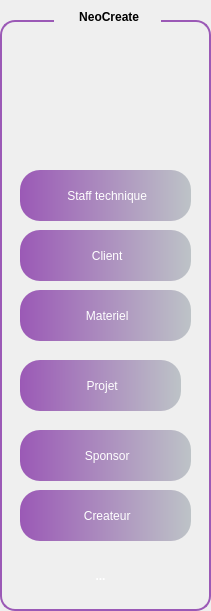
   <widget class="QGroupBox" name="groupBox">
    <property name="geometry">
     <rect>
      <x>10</x>
      <y>10</y>
      <width>211</width>
      <height>611</height>
     </rect>
    </property>
    <property name="styleSheet">
     <string notr="true">QGroupBox {
    border: 2px solid #9B59B6;
    border-radius: 15px;
    margin-top: 20px;
    background: qlineargradient(spread:pad,
                                x1:0, y1:0,
                                x2:1, y2:0,
                                stop:0 #9B59B6,
                                stop:1 #BDC3C7);
    color: white;
    font-weight: bold;
    padding: 15px;
}

QGroupBox::title {
    subcontrol-origin: margin;
    subcontrol-position: top centre; 
    padding: 10px 20px; 
    border-radius: 15px; 
    background: qlineargradient(spread:pad,
                                x1:0, y1:0,
                                x2:1, y2:0,
                                stop:0 #9B59B6,
                                stop:1 #BDC3C7);
    color: black; 
    font-size: 20px; 
    font-weight: bold;

}</string>
    </property>
    <property name="title">
     <string> NeoCreate</string>
    </property>
    <widget class="QToolButton" name="toolButton">
     <property name="geometry">
      <rect>
       <x>20</x>
       <y>170</y>
       <width>171</width>
       <height>51</height>
      </rect>
     </property>
     <property name="styleSheet">
      <string notr="true">QToolButton { border: none; border-radius: 20px; color: white; padding: 1px; background: qlineargradient(spread:pad, x1:0, y1:0, x2:1, y2:0, stop:0 #9B59B6, stop:1 #BDC3C7); } QToolButton:hover { background: qlineargradient(spread:pad, x1:0, y1:0, x2:1, y2:0, stop:0 #BDC3C7, stop:1 #F8C8DC);}</string>
     </property>
     <property name="text">
      <string> Staff technique</string>
     </property>
    </widget>
    <widget class="QToolButton" name="toolButton_2">
     <property name="geometry">
      <rect>
       <x>20</x>
       <y>430</y>
       <width>171</width>
       <height>51</height>
      </rect>
     </property>
     <property name="styleSheet">
      <string notr="true">QToolButton { border: none; border-radius: 20px; color: white; padding: 1px; background: qlineargradient(spread:pad, x1:0, y1:0, x2:1, y2:0, stop:0 #9B59B6, stop:1 #BDC3C7); } QToolButton:hover { background: qlineargradient(spread:pad, x1:0, y1:0, x2:1, y2:0, stop:0 #BDC3C7, stop:1 #F8C8DC);}</string>
     </property>
     <property name="text">
      <string> Sponsor</string>
     </property>
    </widget>
    <widget class="QToolButton" name="toolButton_3">
     <property name="geometry">
      <rect>
       <x>20</x>
       <y>360</y>
       <width>161</width>
       <height>51</height>
      </rect>
     </property>
     <property name="styleSheet">
      <string notr="true">QToolButton { border: none; border-radius: 20px; color: white; padding: 1px; background: qlineargradient(spread:pad, x1:0, y1:0, x2:1, y2:0, stop:0 #9B59B6, stop:1 #BDC3C7); } QToolButton:hover { background: qlineargradient(spread:pad, x1:0, y1:0, x2:1, y2:0, stop:0 #BDC3C7, stop:1 #F8C8DC);}</string>
     </property>
     <property name="text">
      <string> Projet</string>
     </property>
    </widget>
    <widget class="QToolButton" name="toolButton_4">
     <property name="geometry">
      <rect>
       <x>20</x>
       <y>290</y>
       <width>171</width>
       <height>51</height>
      </rect>
     </property>
     <property name="styleSheet">
      <string notr="true">QToolButton { border: none; border-radius: 20px; color: white; padding: 1px; background: qlineargradient(spread:pad, x1:0, y1:0, x2:1, y2:0, stop:0 #9B59B6, stop:1 #BDC3C7); } QToolButton:hover { background: qlineargradient(spread:pad, x1:0, y1:0, x2:1, y2:0, stop:0 #BDC3C7, stop:1 #F8C8DC);}</string>
     </property>
     <property name="text">
      <string> Materiel</string>
     </property>
    </widget>
    <widget class="QToolButton" name="toolButton_5">
     <property name="geometry">
      <rect>
       <x>20</x>
       <y>230</y>
       <width>171</width>
       <height>51</height>
      </rect>
     </property>
     <property name="styleSheet">
      <string notr="true">QToolButton { border: none; border-radius: 20px; color: white; padding: 1px; background: qlineargradient(spread:pad, x1:0, y1:0, x2:1, y2:0, stop:0 #9B59B6, stop:1 #BDC3C7); } QToolButton:hover { background: qlineargradient(spread:pad, x1:0, y1:0, x2:1, y2:0, stop:0 #BDC3C7, stop:1 #F8C8DC);}</string>
     </property>
     <property name="text">
      <string> Client</string>
     </property>
    </widget>
    <widget class="QToolButton" name="toolButton_6">
     <property name="geometry">
      <rect>
       <x>20</x>
       <y>490</y>
       <width>171</width>
       <height>51</height>
      </rect>
     </property>
     <property name="styleSheet">
      <string notr="true">QToolButton { border: none; border-radius: 20px; color: white; padding: 1px; background: qlineargradient(spread:pad, x1:0, y1:0, x2:1, y2:0, stop:0 #9B59B6, stop:1 #BDC3C7); } QToolButton:hover { background: qlineargradient(spread:pad, x1:0, y1:0, x2:1, y2:0, stop:0 #BDC3C7, stop:1 #F8C8DC);}</string>
     </property>
     <property name="text">
      <string> Createur</string>
     </property>
    </widget>
    <widget class="QToolButton" name="toolButton_11">
     <property name="geometry">
      <rect>
       <x>70</x>
       <y>550</y>
       <width>61</width>
       <height>51</height>
      </rect>
     </property>
     <property name="styleSheet">
      <string notr="true">QToolButton {
	font: 10pt &quot;Segoe UI&quot;;
    border: none;
    border-radius: 20px;
    color: white;
    padding: 5px;
    background: qlineargradient(spread:pad,
                                x1:0, y1:0,
                                x2:1, y2:0,
                                stop:0 #F8C8DC,
                                stop:1 #BDC3C7);
    font-weight: bold;
}

QToolButton:hover {
    background: qlineargradient(spread:pad,
                                x1:0, y1:0,
                                x2:1, y2:0,
                                stop:0 #BDC3C7,
                                stop:1 #F8C8DC);
    color: black;
}
</string>
     </property>
     <property name="text">
      <string>...</string>
     </property>
     <property name="icon">
      <iconset theme="QIcon::ThemeIcon::SystemShutdown"/>
     </property>
    </widget>
    <widget class="QLabel" name="label_2">
     <property name="geometry">
      <rect>
       <x>40</x>
       <y>50</y>
       <width>141</width>
       <height>121</height>
      </rect>
     </property>
     <property name="styleSheet">
      <string notr="true">background-color:transparent</string>
     </property>
     <property name="text">
      <string/>
     </property>
     <property name="pixmap">
      <pixmap>../logo-abir.jpeg-removebg-preview.png</pixmap>
     </property>
     <property name="scaledContents">
      <bool>true</bool>
     </property>
    </widget>
   </widget>
